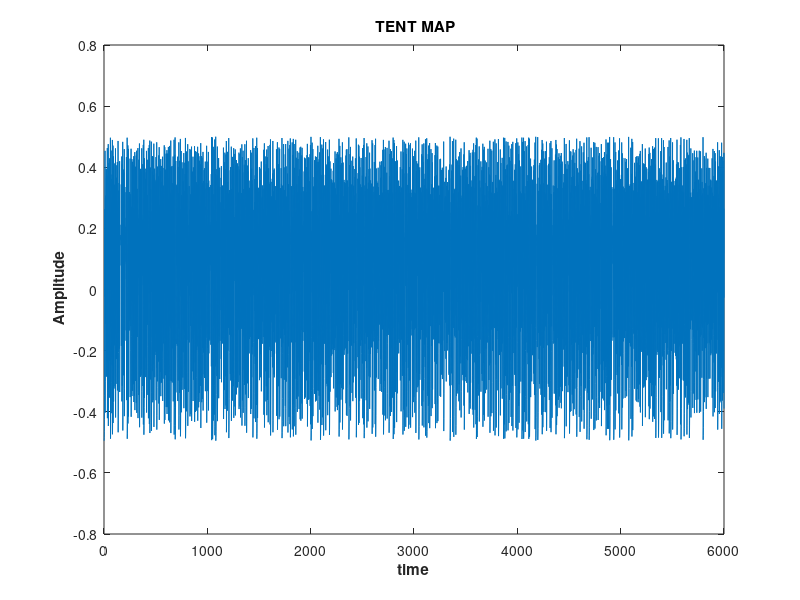
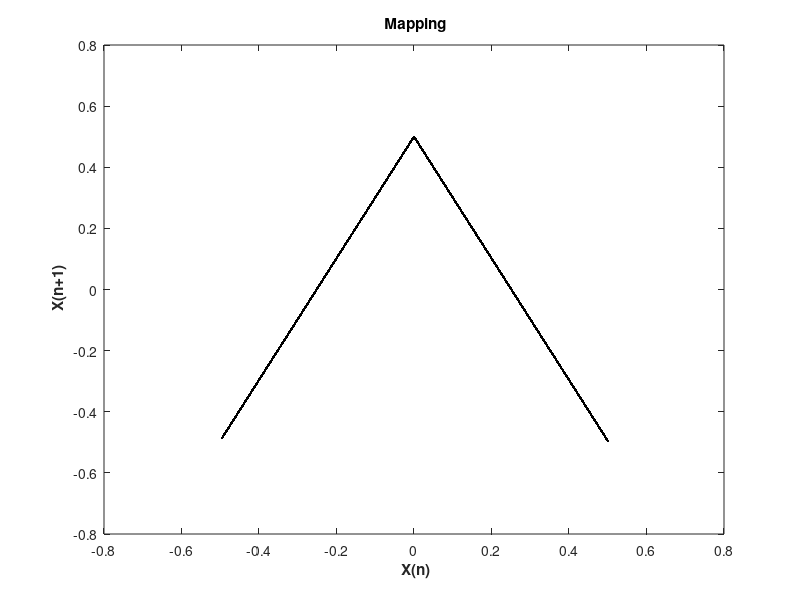
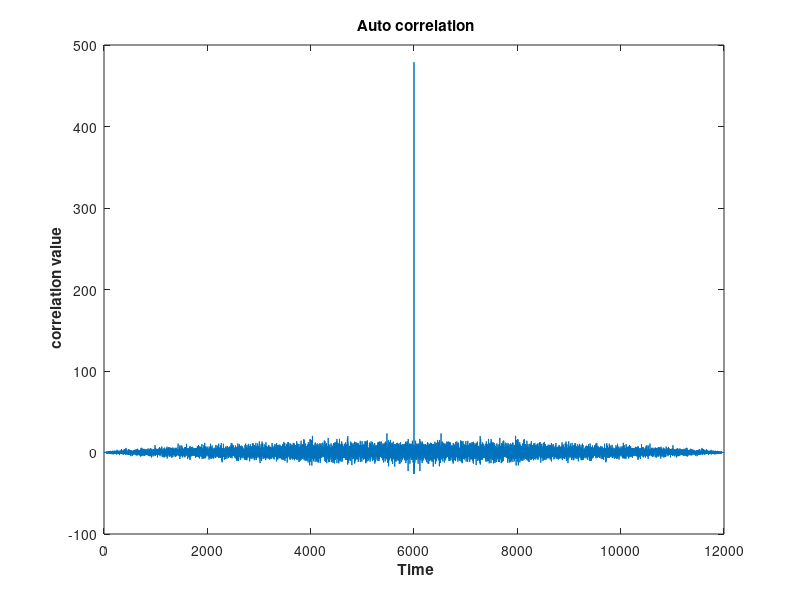
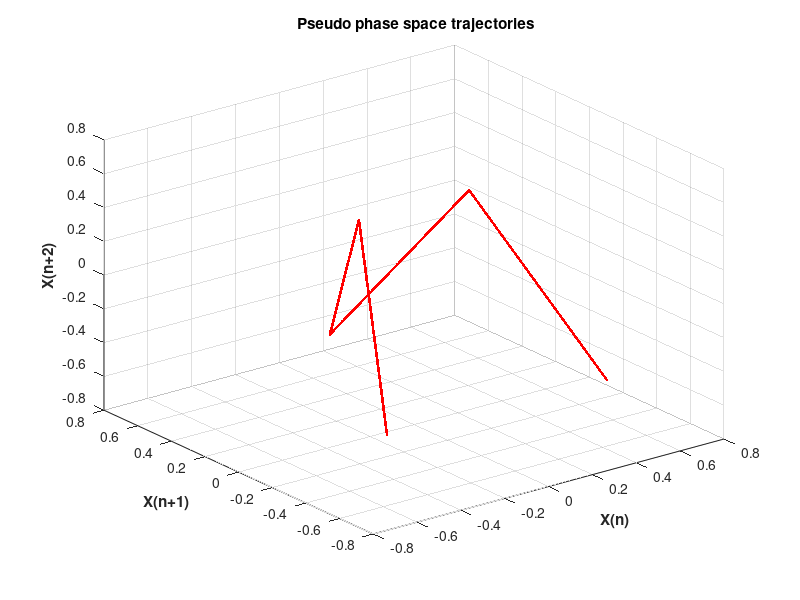

Here is the MATLAB script that generated these plots, in order:
%TENT MAP BASED CHAOTIC SEQUENCE,ITS 2D MAPPING,3D MAPPING AND
%AUTOCORRELATION IS DEMONSTRATED
clc;   close all;   clear all;

A = .5;  B = 1.99;  phin = .5;  phi(1) = A - (B*phin);

for it = 2:1:6000    
 phi(it) = A - (B*abs(phi(it-1)));    
end

AST = xcorr(phi,phi);
for tt = 1:1:length(phi)-2    
    XX(tt) =  phi(tt+2);
    YY(tt) =  phi(tt+1);
    ZZ(tt) =  phi(tt);    
end    

figure(1);     plot(phi);            title('\bf TENT MAP');         xlabel('\bf time ');   ylabel('\bf Amplitude');
figure(2);     plot(ZZ,YY,'k.');     title('\bf Mapping');          xlabel('\bf X(n)');    ylabel('\bf X(n+1)');
figure(3);     plot(AST);            title('\bf Auto correlation'); xlabel('\bf Time');    ylabel('\bf correlation value');
figure(4);     plot3(ZZ,YY,XX,'r.'); title('\bf Pseudo phase space trajectories');     grid on;
xlabel('\bf X(n)');      ylabel('\bf X(n+1)');       zlabel('\bf X(n+2)'); 
%VARY B from 1 to 1.5
